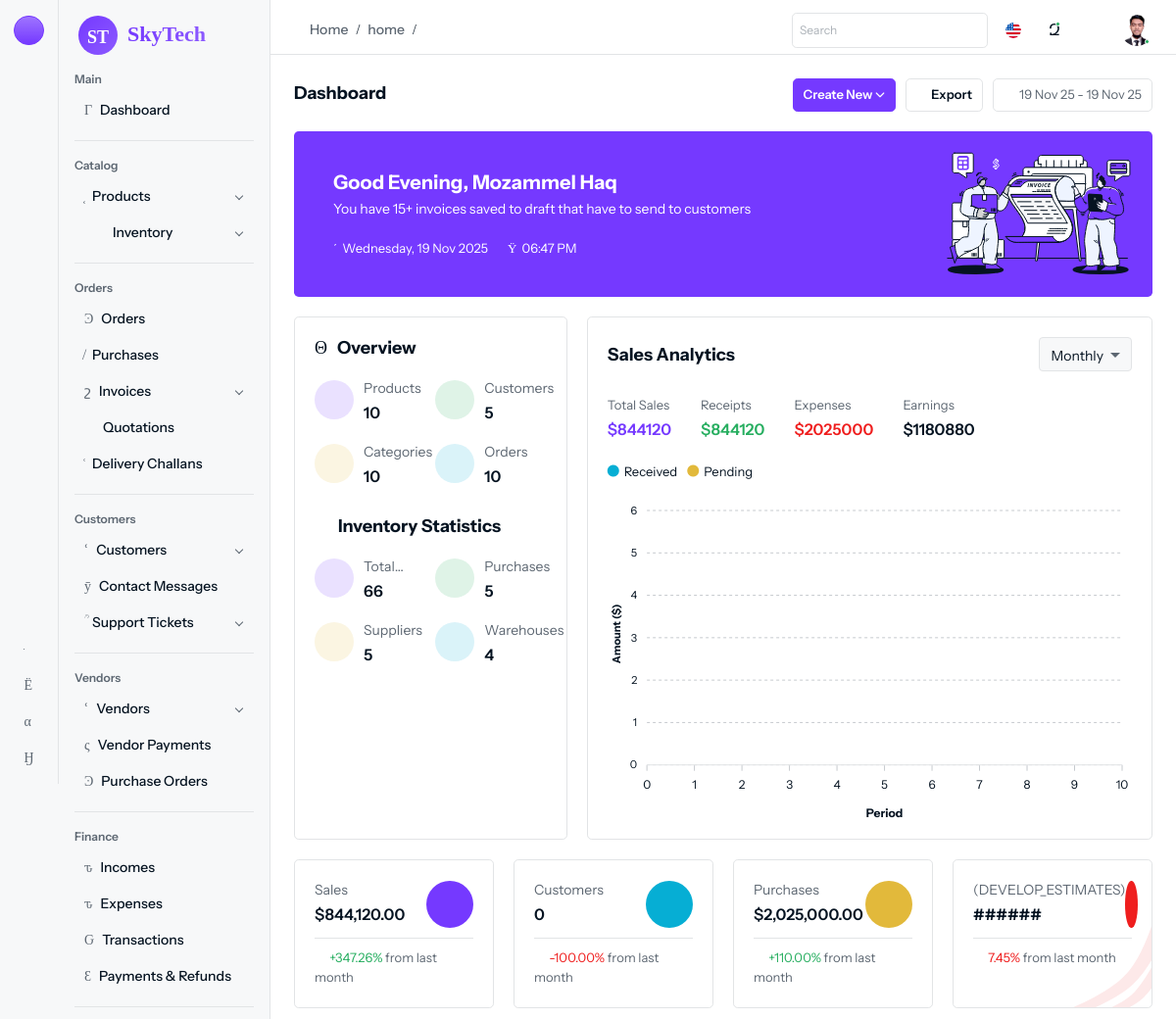
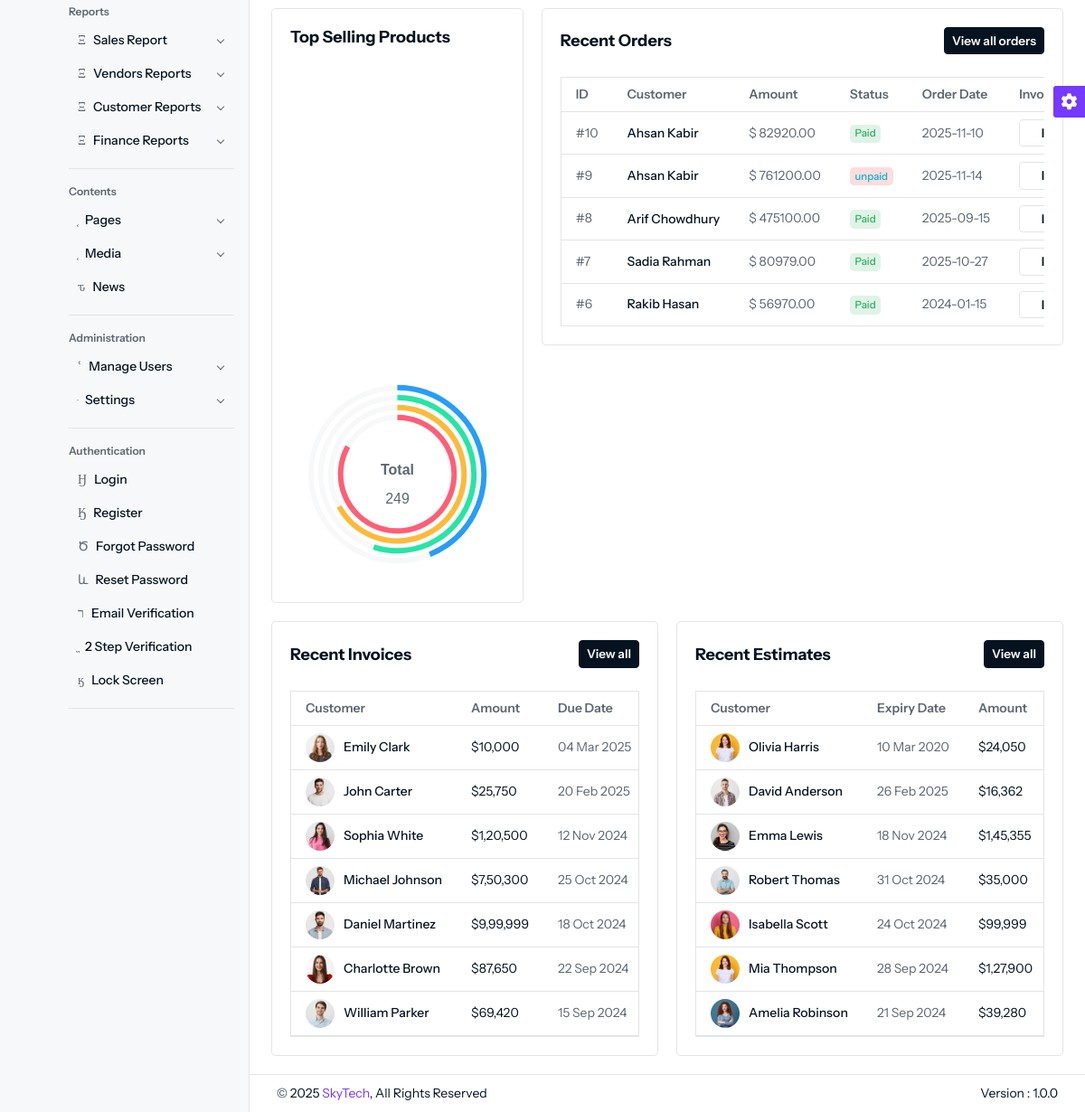
Screenshot of /home (signed in) with the database file from the repository (2 pictures, top to bottom).
### tables this page shows
CREATE TABLE `orders` (
  `id` int NOT NULL,
  `customer_id` int DEFAULT NULL,
  `order_date` datetime DEFAULT CURRENT_TIMESTAMP,
  `status` varchar(50) DEFAULT NULL,
  `total_amount` decimal(10,2) DEFAULT NULL,
  `created_at` datetime DEFAULT CURRENT_TIMESTAMP,
  `updated_at` datetime DEFAULT CURRENT_TIMESTAMP,
  `delivery_date` date DEFAULT NULL,
  `shipping_address` varchar(255) DEFAULT NULL,
  `billing_address` varchar(255) DEFAULT NULL,
  `paid_amount` decimal(10,2) DEFAULT NULL,
  `discount` float DEFAULT NULL,
  `tracking_id` int DEFAULT NULL
);

CREATE TABLE `customers` (
  `id` int NOT NULL,
  `name` varchar(255) DEFAULT NULL,
  `email` varchar(255) DEFAULT NULL,
  `phone` varchar(50) DEFAULT NULL,
  `photo` varchar(255) NOT NULL,
  `address` varchar(255) NOT NULL,
  `status` varchar(255) NOT NULL,
  `created_at` datetime DEFAULT CURRENT_TIMESTAMP,
  `updated_at` datetime DEFAULT CURRENT_TIMESTAMP
);

### views/pages/dashboard/home/index.php (the view, shortened to what the rows shown need)
<?php
$period = $_GET['period'] ?? 'monthly';
?>
<div class="content">
                                    <?php
                                    $total_sales = (int) Order::calculateOrderAmount($period)->order_amount;
                                    ?>
    <div class="row">
        <div class="col-md-8">
            <div class="card">
                <div class="card-body">
                    <div class="table-responsive no-filter no-pagination">
                        <table class="table table-nowrap border mb-0">
                            <thead>
                                <tr>
                                    <th>ID</th>
                                    <th>Customer</th>
                                    <th>Amount</th>
                                    <th>Status</th>
                                    <th>Order Date</th>
                                    <th>Invoice</th>
                                </tr>
                            </thead>
                            <tbody>
                                <?php
                                foreach ($data as $row) :
                                ?>
                                    <tr class="odd">
                                        <td>
                                            #<?= $row->id ?>
                                        </td>
                                        <td>
                                            <h6 class="fs-14 fw-medium mb-0"><?= htmlspecialchars($row->customer_name) ?></h6>
                                        </td>
                                        <td>$ <?= $row->total_amount ?></td>
                                        <td>
                                            <?php if ($row->status == 'paid'): ?>
                                                <span class="badge bg-success-subtle text-success">Paid</span>
                                            <?php elseif ($row->status == 'unpaid'): ?>
                                                <span class="badge bg-danger-subtle text-info">unpaid</span>
                                            <?php else: ?>
                                                <span class="badge bg-danger-subtle text-danger"><?= ucfirst($row->status) ?></span>
                                            <?php endif; ?>
                                        </td>
                                        <td><?= date('Y-m-d', strtotime($row->order_date)) ?></td>
                                        <td>
                                            <a href="<?= $base_url ?>/order/show/<?= $row->id ?>" class="btn btn-sm btn-outline-white d-inline-flex align-items-center me-1">
                                                <i class="isax isax-add-circle me-1"></i> Invoice
                                            </a>
                                        </td>
                                    </tr>
                                <?php
                                endforeach;
                                ?>
                            </tbody>
                        </table>
                    </div>
                </div>
            </div>
        </div>
    </div>
    <div class="row">
        <div class="col-lg-6">
            <div class="card">
                <div class="card-body">
                    <div class="table-responsive border table-nowrap">
                        <table class="table m-0">
                            <thead>
                                <tr>
                                    <th>Customer</th>
                                    <th>Amount</th>
                                    <th>Due Date</th>
                                </tr>
                            </thead>
                        </table>
                    </div>
                </div>
            </div>
        </div>
        <div class="col-lg-6">
            <div class="card">
                <div class="card-body">
                    <div class="table-responsive border table-nowrap">
                        <table class="table m-0">
                            <thead>
                                <tr>
                                    <th>Customer</th>
                                    <th>Expiry Date</th>
                                    <th>Amount</th>
                                </tr>
                            </thead>
                        </table>
                    </div>
                </div>
            </div>
        </div>
    </div>
</div>

### rows the page displays
orders: id "10", customer.name "Ahsan Kabir", total_amount "82920.00", status "Paid", order_date "2025-11-10"
orders: id "9", customer.name "Ahsan Kabir", total_amount "761200.00", status "unpaid", order_date "2025-11-14"
orders: id "8", customer.name "Arif Chowdhury", total_amount "475100.00", status "Paid", order_date "2025-09-15"
orders: id "7", customer.name "Sadia Rahman", total_amount "80979.00", status "Paid", order_date "2025-10-27"
orders: id "6", customer.name "Rakib Hasan", total_amount "56970.00", status "Paid", order_date "2024-01-15"

### other values shown
$_GET["class"] "home"
$greeting "Good Evening"
$_SESSION["uname"] "Mozammel Haq"
Product::countTotalProduct()->total_products "10"
Customer::countTotalCustomer()->customers "5"
Category::countTotalCategory()->categories "10"
Order::countTotalOrders()->orders "10"
Inventory::calculateTotalStock()->total_stock "66"
Purchase::countTotalPurchase()->total_purchase "5"
Supplier::countSuppliers()->suppliers "5"
Warehouse::countWarehouses()->warehouses "4"
Order::calculateOrderAmount($period)->order_amount "844120"
Purchase::calculateTotalPurchase($period)->total_purchase "2025000"
$income "1180880"
$label "Sales Customers Purchases"
